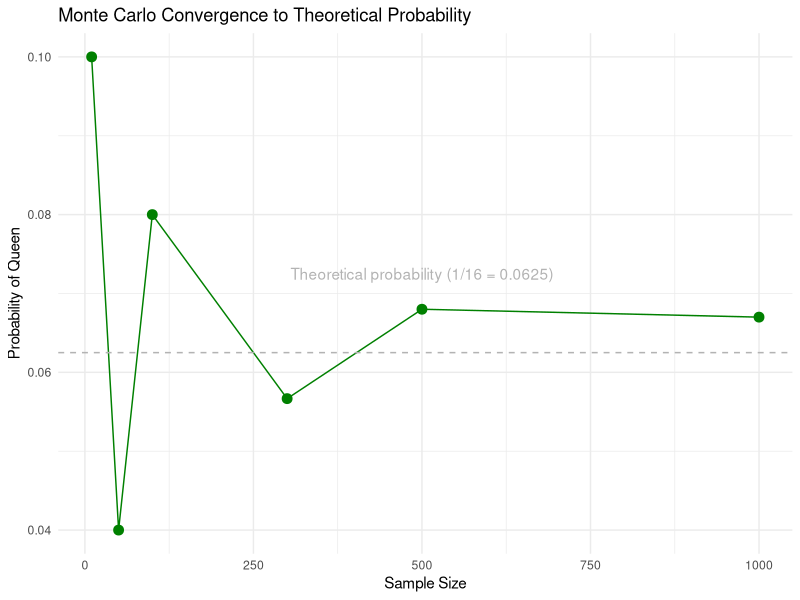
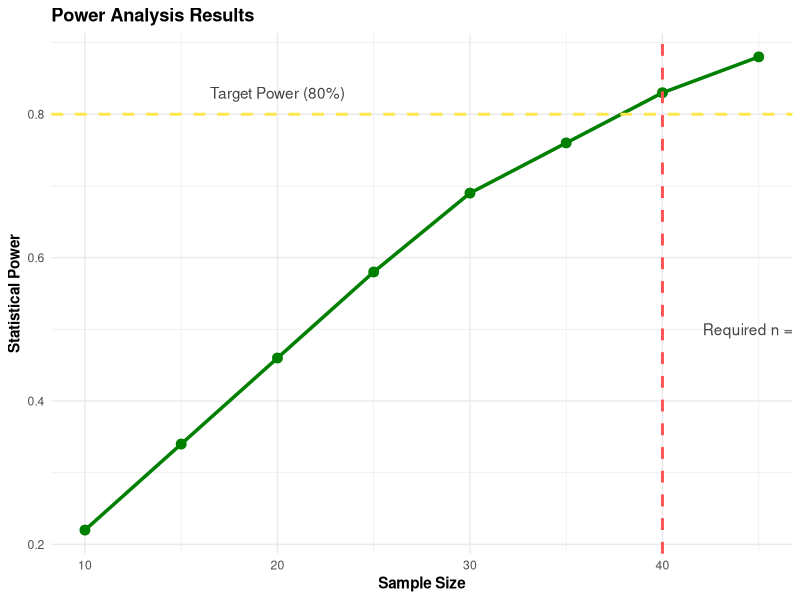
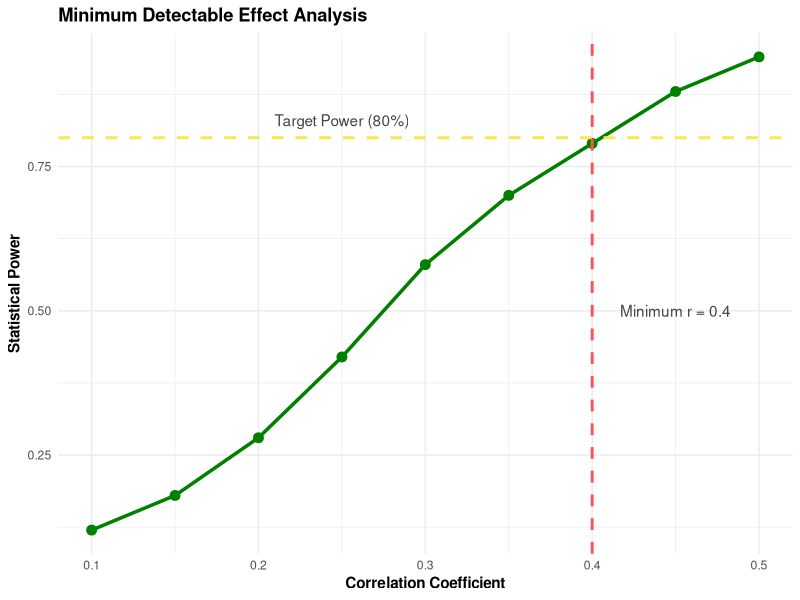
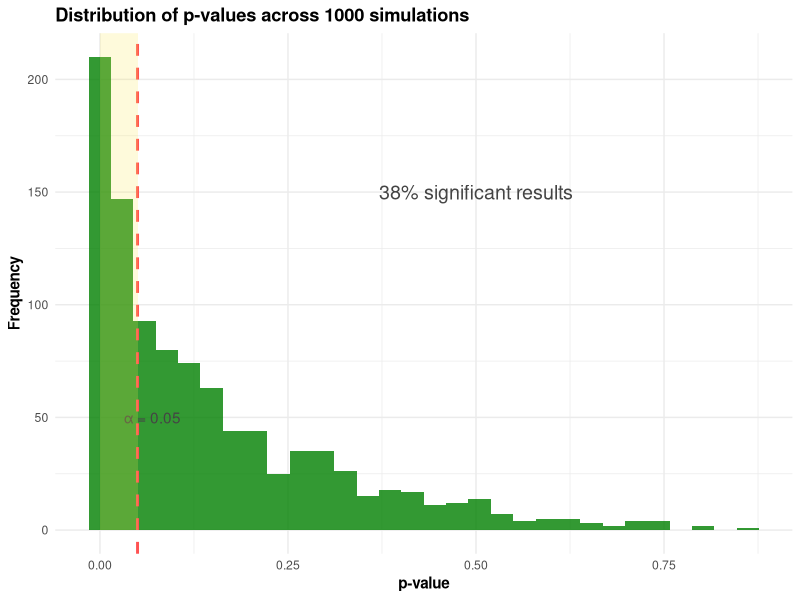

These charts were generated, in order, by the following R code:
## ---- chunk 1
#| echo: false
#| eval: true

library(tidyverse)

set.seed(2026)
theoretical_prob <- 1 / 16

chess_local <- tibble(
    Pieces = c(
        "PAWN", "PAWN", "PAWN", "PAWN",
        "PAWN", "PAWN", "PAWN", "PAWN",
        "BISHOP", "BISHOP",
        "KNIGHT", "KNIGHT",
        "ROOK", "ROOK",
        "QUEEN",
        "KING"
    )
)

sample_sizes <- c(10, 50, 100, 300, 500, 1000)
convergence_results <- tibble(sample_size = integer(), queen_prob = numeric())

for (size in sample_sizes) {
    samples <- map_dfr(seq(1, size, 1), ~ slice_sample(chess_local, n = 1), .id = "sample")

    queen_count <- samples |>
        filter(Pieces == "QUEEN") |>
        nrow()

    prob <- queen_count / size

    convergence_results <- convergence_results |>
        add_row(sample_size = size, queen_prob = prob)
}

convergence_results |>
    ggplot(aes(x = sample_size, y = queen_prob)) +
    geom_point(color = "#008000", size = 3) +
    geom_line(color = "#008000") +
    geom_hline(
        yintercept = theoretical_prob,
        linetype = "dashed",
        color = "#b3b3b3"
    ) +
    annotate(
        "text",
        x = max(sample_sizes) / 2,
        y = theoretical_prob + 0.01,
        label = "Theoretical probability (1/16 = 0.0625)",
        color = "#b3b3b3"
    ) +
    theme_minimal() +
    labs(
        x = "Sample Size",
        y = "Probability of Queen",
        title = "Monte Carlo Convergence to Theoretical Probability"
    )
## ---- chunk 2
#| echo: false
#| eval: true

library(tidyverse)

tibble(
  n = c(10, 15, 20, 25, 30, 35, 40, 45),
  achieved_power = c(0.22, 0.34, 0.46, 0.58, 0.69, 0.76, 0.83, 0.88)
) |>
  ggplot(aes(x = n, y = achieved_power)) +
  geom_line(color = "#008000", linewidth = 1.2) +
  geom_point(color = "#008000", size = 3) +
  geom_hline(yintercept = 0.8, linetype = "dashed", color = "#fde74c", linewidth = 1) +
  annotate("text", x = 20, y = 0.83, label = "Target Power (80%)", color = "#444444") +
  geom_vline(xintercept = 40, linetype = "dashed", color = "#ff5252", linewidth = 1) +
  annotate("text", x = 45, y = 0.5, label = "Required n = 40", color = "#444444") +
  theme_minimal() +
  labs(
    x = "Sample Size",
    y = "Statistical Power",
    title = "Power Analysis Results"
  ) +
  theme(
    plot.title = element_text(face = "bold"),
    axis.title = element_text(face = "bold")
  )
## ---- chunk 3
#| echo: false
#| eval: true

tibble(
  correlation = c(0.1, 0.15, 0.2, 0.25, 0.3, 0.35, 0.4, 0.45, 0.5),
  achieved_power = c(0.12, 0.18, 0.28, 0.42, 0.58, 0.7, 0.79, 0.88, 0.94)
) |>
  ggplot(aes(x = correlation, y = achieved_power)) +
  geom_line(color = "#008000", linewidth = 1.2) +
  geom_point(color = "#008000", size = 3) +
  geom_hline(yintercept = 0.8, linetype = "dashed", color = "#fde74c", linewidth = 1) +
  annotate("text", x = 0.25, y = 0.83, label = "Target Power (80%)", color = "#444444") +
  geom_vline(xintercept = 0.4, linetype = "dashed", color = "#ff5252", linewidth = 1) +
  annotate("text", x = 0.45, y = 0.5, label = "Minimum r = 0.4", color = "#444444") +
  theme_minimal() +
  labs(
    x = "Correlation Coefficient",
    y = "Statistical Power",
    title = "Minimum Detectable Effect Analysis"
  ) +
  theme(
    plot.title = element_text(face = "bold"),
    axis.title = element_text(face = "bold")
  )
## ---- chunk 4
#| echo: false
#| eval: true

set.seed(42)
p_values <- rbeta(1000, 0.5, 3)
p_significant <- sum(p_values < 0.05)

tibble(p_value = p_values) |>
  ggplot(aes(x = p_value)) +
  geom_histogram(bins = 30, fill = "#008000", alpha = 0.8) +
  geom_vline(xintercept = 0.05, linetype = "dashed", color = "#ff5252", linewidth = 1) +
  annotate("text", x = 0.07, y = 50, label = "α = 0.05", color = "#444444") +
  annotate("rect", xmin = 0, xmax = 0.05, ymin = 0, ymax = Inf, 
           fill = "#fde74c", alpha = 0.2) +
  annotate("text", x = 0.5, y = 150, 
           label = paste0(round(100 * p_significant/1000), "% significant results"), 
           color = "#444444", size = 5) +
  theme_minimal() +
  labs(
    x = "p-value",
    y = "Frequency",
    title = "Distribution of p-values across 1000 simulations"
  ) +
  theme(
    plot.title = element_text(face = "bold"),
    axis.title = element_text(face = "bold")
  )
